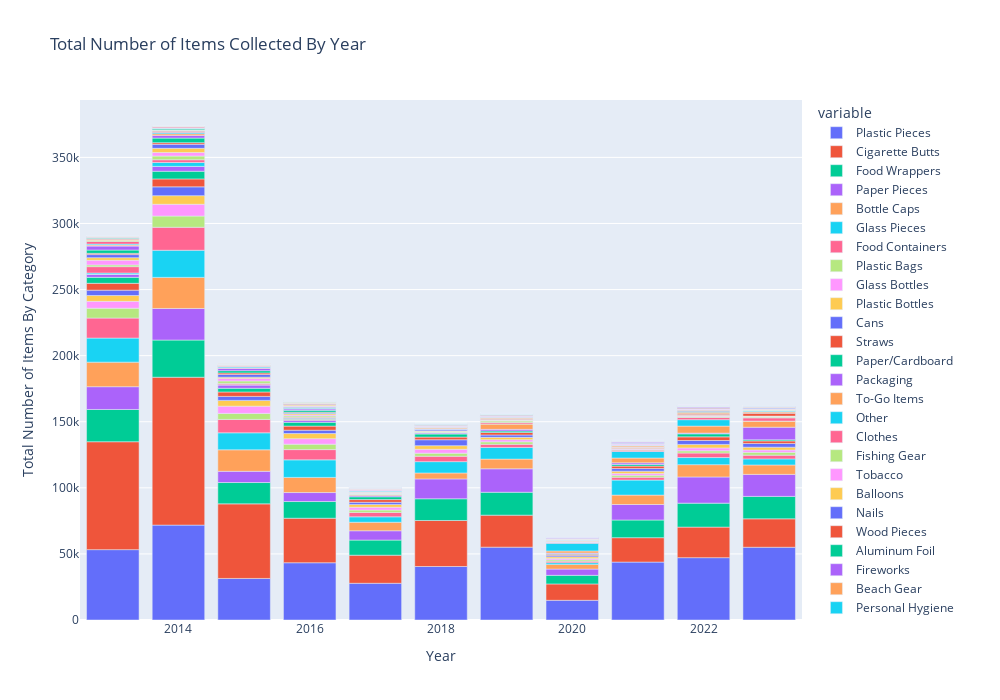

This figure's notebook cell:
### Code cell
# Bar plot of items per year
item_cols = list(col_config.loc[col_config['material'].notnull()]['name'])
annual_items = annual_data[annual_data.columns.intersection(item_cols)]
fig = px.bar(annual_items, x=annual_items.index, y=annual_items.columns, title="Total Number of Items Collected By Year")
fig.update_layout(
    autosize=False,
    width=1000,
    height=700,
    yaxis_title='Total Number of Items By Category',
    xaxis_title='Year',
)
fig.show()
# Bar plot of number of volunteers per year

### Figure 1 — Plotly figure (JSON) as saved in the notebook; plotly's stock layout.template omitted (floating-point values rounded to 4 significant figures)
{"data": [{"alignmentgroup": "True", "hovertemplate": "variable=Plastic Pieces<br>index=%{x}<br>value=%{y}<extra></extra>", "legendgroup": "Plastic Pieces", "marker": {"color": "#636efa", "pattern": {"shape": ""}}, "name": "Plastic Pieces", "offsetgroup": "Plastic Pieces", "orientation": "v", "showlegend": true, "textposition": "auto", "type": "bar", "x": [2013, 2014, 2015, 2016, 2017, 2018, 2019, 2020, 2021, 2022, 2023], "xaxis": "x", "y": [53236, 71803, 31440, 43322, 27790.0, 40469, 55116, 14907, 43820, 47164, 55038], "yaxis": "y"}, {"alignmentgroup": "True", "hovertemplate": "variable=Cigarette Butts<br>index=%{x}<br>value=%{y}<extra></extra>", "legendgroup": "Cigarette Butts", "marker": {"color": "#EF553B", "pattern": {"shape": ""}}, "name": "Cigarette Butts", "offsetgroup": "Cigarette Butts", "orientation": "v", "showlegend": true, "textposition": "auto", "type": "bar", "x": [2013, 2014, 2015, 2016, 2017, 2018, 2019, 2020, 2021, 2022, 2023], "xaxis": "x", "y": [81642, 111884, 56423, 33684, 21251, 34815, 24202, 12380, 18464, 23115, 21498], "yaxis": "y"}, {"alignmentgroup": "True", "hovertemplate": "variable=Food Wrappers<br>index=%{x}<br>value=%{y}<extra></extra>", "legendgroup": "Food Wrappers", "marker": {"color": "#00cc96", "pattern": {"shape": ""}}, "name": "Food Wrappers", "offsetgroup": "Food Wrappers", "orientation": "v", "showlegend": true, "textposition": "auto", "type": "bar", "x": [2013, 2014, 2015, 2016, 2017, 2018, 2019, 2020, 2021, 2022, 2023], "xaxis": "x", "y": [24397, 28110, 16142, 12632, 11425, 16437, 17333, 6513, 13373, 18128, 16988], "yaxis": "y"}, {"alignmentgroup": "True", "hovertemplate": "variable=Paper Pieces<br>index=%{x}<br>value=%{y}<extra></extra>", "legendgroup": "Paper Pieces", "marker": {"color": "#ab63fa", "pattern": {"shape": ""}}, "name": "Paper Pieces", "offsetgroup": "Paper Pieces", "orientation": "v", "showlegend": true, "textposition": "auto", "type": "bar", "x": [2013, 2014, 2015, 2016, 2017, 2018, 2019, 2020, 2021, 2022, 2023], "xaxis": "x", "y": [17242, 23901, 8493, 6783, 7043, 15017, 17738, 4727, 11733, 19817, 16650], "yaxis": "y"}, {"alignmentgroup": "True", "hovertemplate": "variable=Bottle Caps<br>index=%{x}<br>value=%{y}<extra></extra>", "legendgroup": "Bottle Caps", "marker": {"color": "#FFA15A", "pattern": {"shape": ""}}, "name": "Bottle Caps", "offsetgroup": "Bottle Caps", "orientation": "v", "showlegend": true, "textposition": "auto", "type": "bar", "x": [2013, 2014, 2015, 2016, 2017, 2018, 2019, 2020, 2021, 2022, 2023], "xaxis": "x", "y": [18575, 23512, 16270, 11453, 6458, 4500, 7330, 3552, 7110, 9305, 7124], "yaxis": "y"}, {"alignmentgroup": "True", "hovertemplate": "variable=Glass Pieces<br>index=%{x}<br>value=%{y}<extra></extra>", "legendgroup": "Glass Pieces", "marker": {"color": "#19d3f3", "pattern": {"shape": ""}}, "name": "Glass Pieces", "offsetgroup": "Glass Pieces", "orientation": "v", "showlegend": true, "textposition": "auto", "type": "bar", "x": [2013, 2014, 2015, 2016, 2017, 2018, 2019, 2020, 2021, 2022, 2023], "xaxis": "x", "y": [18196, 20532, 12865, 13290, 4103, 8584, 8823, 1288, 11356, 5369, 4605], "yaxis": "y"}, {"alignmentgroup": "True", "hovertemplate": "variable=Food Containers<br>index=%{x}<br>value=%{y}<extra></extra>", "legendgroup": "Food Containers", "marker": {"color": "#FF6692", "pattern": {"shape": ""}}, "name": "Food Containers", "offsetgroup": "Food Containers", "orientation": "v", "showlegend": true, "textposition": "auto", "type": "bar", "x": [2013, 2014, 2015, 2016, 2017, 2018, 2019, 2020, 2021, 2022, 2023], "xaxis": "x", "y": [15153, 17390, 10112, 7759, 3332, 4069, 2394.0, 1071, 2185, 3438, 2814], "yaxis": "y"}, {"alignmentgroup": "True", "hovertemplate": "variable=Plastic Bags<br>index=%{x}<br>value=%{y}<extra></extra>", "legendgroup": "Plastic Bags", "marker": {"color": "#B6E880", "pattern": {"shape": ""}}, "name": "Plastic Bags", "offsetgroup": "Plastic Bags", "orientation": "v", "showlegend": true, "textposition": "auto", "type": "bar", "x": [2013, 2014, 2015, 2016, 2017, 2018, 2019, 2020, 2021, 2022, 2023], "xaxis": "x", "y": [7448, 8479, 4580, 4120, 1773, 2311, 1858, 1102, 1488, 1644, 2146], "yaxis": "y"}, {"alignmentgroup": "True", "hovertemplate": "variable=Glass Bottles<br>index=%{x}<br>value=%{y}<extra></extra>", "legendgroup": "Glass Bottles", "marker": {"color": "#FF97FF", "pattern": {"shape": ""}}, "name": "Glass Bottles", "offsetgroup": "Glass Bottles", "orientation": "v", "showlegend": true, "textposition": "auto", "type": "bar", "x": [2013, 2014, 2015, 2016, 2017, 2018, 2019, 2020, 2021, 2022, 2023], "xaxis": "x", "y": [5210, 8923, 5470, 4165, 2142, 2933, 1669, 1010, 1355, 2238, 1715], "yaxis": "y"}, {"alignmentgroup": "True", "hovertemplate": "variable=Plastic Bottles<br>index=%{x}<br>value=%{y}<extra></extra>", "legendgroup": "Plastic Bottles", "marker": {"color": "#FECB52", "pattern": {"shape": ""}}, "name": "Plastic Bottles", "offsetgroup": "Plastic Bottles", "orientation": "v", "showlegend": true, "textposition": "auto", "type": "bar", "x": [2013, 2014, 2015, 2016, 2017, 2018, 2019, 2020, 2021, 2022, 2023], "xaxis": "x", "y": [4396, 6521, 4369, 3851, 2134.0, 2775, 1727, 1214, 1731, 2612, 2174], "yaxis": "y"}, {"alignmentgroup": "True", "hovertemplate": "variable=Cans<br>index=%{x}<br>value=%{y}<extra></extra>", "legendgroup": "Cans", "marker": {"color": "#636efa", "pattern": {"shape": ""}}, "name": "Cans", "offsetgroup": "Cans", "orientation": "v", "showlegend": true, "textposition": "auto", "type": "bar", "x": [2013, 2014, 2015, 2016, 2017, 2018, 2019, 2020, 2021, 2022, 2023], "xaxis": "x", "y": [4064, 6657, 3007, 2549, 1621, 4480, 1802, 1049, 1967, 2970, 2826], "yaxis": "y"}, {"alignmentgroup": "True", "hovertemplate": "variable=Straws<br>index=%{x}<br>value=%{y}<extra></extra>", "legendgroup": "Straws", "marker": {"color": "#EF553B", "pattern": {"shape": ""}}, "name": "Straws", "offsetgroup": "Straws", "orientation": "v", "showlegend": true, "textposition": "auto", "type": "bar", "x": [2013, 2014, 2015, 2016, 2017, 2018, 2019, 2020, 2021, 2022, 2023], "xaxis": "x", "y": [5167, 6001, 3346, 3089, 2043, 1997, 1942, 981, 1851, 2754, 1910], "yaxis": "y"}, {"alignmentgroup": "True", "hovertemplate": "variable=Paper/Cardboard<br>index=%{x}<br>value=%{y}<extra></extra>", "legendgroup": "Paper/Cardboard", "marker": {"color": "#00cc96", "pattern": {"shape": ""}}, "name": "Paper/Cardboard", "offsetgroup": "Paper/Cardboard", "orientation": "v", "showlegend": true, "textposition": "auto", "type": "bar", "x": [2013, 2014, 2015, 2016, 2017, 2018, 2019, 2020, 2021, 2022, 2023], "xaxis": "x", "y": [4518, 5800, 2788, 2880, 2123, 2337, 1102, 326, 1206, 2300, 853], "yaxis": "y"}, {"alignmentgroup": "True", "hovertemplate": "variable=Packaging<br>index=%{x}<br>value=%{y}<extra></extra>", "legendgroup": "Packaging", "marker": {"color": "#ab63fa", "pattern": {"shape": ""}}, "name": "Packaging", "offsetgroup": "Packaging", "orientation": "v", "showlegend": true, "textposition": "auto", "type": "bar", "x": [2013, 2014, 2015, 2016, 2017, 2018, 2019, 2020, 2021, 2022, 2023], "xaxis": "x", "y": [2297, 3681, 2625, 1521, 880, 727, 1199, 572, 1279, 550, 9523], "yaxis": "y"}, {"alignmentgroup": "True", "hovertemplate": "variable=To-Go Items<br>index=%{x}<br>value=%{y}<extra></extra>", "legendgroup": "To-Go Items", "marker": {"color": "#FFA15A", "pattern": {"shape": ""}}, "name": "To-Go Items", "offsetgroup": "To-Go Items", "orientation": "v", "showlegend": true, "textposition": "auto", "type": "bar", "x": [2013, 2014, 2015, 2016, 2017, 2018, 2019, 2020, 2021, 2022, 2023], "xaxis": "x", "y": [0, 0, 0, 746, 935, 363, 4123, 1549, 3633, 5294, 4652], "yaxis": "y"}, {"alignmentgroup": "True", "hovertemplate": "variable=Other<br>index=%{x}<br>value=%{y}<extra></extra>", "legendgroup": "Other", "marker": {"color": "#19d3f3", "pattern": {"shape": ""}}, "name": "Other", "offsetgroup": "Other", "orientation": "v", "showlegend": true, "textposition": "auto", "type": "bar", "x": [2013, 2014, 2015, 2016, 2017, 2018, 2019, 2020, 2021, 2022, 2023], "xaxis": "x", "y": [998, 2949, 137, 782, 15, 0, 0, 5811, 4941, 4878, 0], "yaxis": "y"}, {"alignmentgroup": "True", "hovertemplate": "variable=Clothes<br>index=%{x}<br>value=%{y}<extra></extra>", "legendgroup": "Clothes", "marker": {"color": "#FF6692", "pattern": {"shape": ""}}, "name": "Clothes", "offsetgroup": "Clothes", "orientation": "v", "showlegend": true, "textposition": "auto", "type": "bar", "x": [2013, 2014, 2015, 2016, 2017, 2018, 2019, 2020, 2021, 2022, 2023], "xaxis": "x", "y": [4809, 2069, 944, 777, 6, 0, 1017, 479, 1012, 1672, 2428], "yaxis": "y"}, {"alignmentgroup": "True", "hovertemplate": "variable=Fishing Gear<br>index=%{x}<br>value=%{y}<extra></extra>", "legendgroup": "Fishing Gear", "marker": {"color": "#B6E880", "pattern": {"shape": ""}}, "name": "Fishing Gear", "offsetgroup": "Fishing Gear", "orientation": "v", "showlegend": true, "textposition": "auto", "type": "bar", "x": [2013, 2014, 2015, 2016, 2017, 2018, 2019, 2020, 2021, 2022, 2023], "xaxis": "x", "y": [1288, 2820, 1827, 1024, 793, 637, 1129, 193, 545, 791, 679], "yaxis": "y"}, {"alignmentgroup": "True", "hovertemplate": "variable=Tobacco<br>index=%{x}<br>value=%{y}<extra></extra>", "legendgroup": "Tobacco", "marker": {"color": "#FF97FF", "pattern": {"shape": ""}}, "name": "Tobacco", "offsetgroup": "Tobacco", "orientation": "v", "showlegend": true, "textposition": "auto", "type": "bar", "x": [2013, 2014, 2015, 2016, 2017, 2018, 2019, 2020, 2021, 2022, 2023], "xaxis": "x", "y": [3524, 2675, 1931, 691, 155, 148, 453, 394, 552, 362, 212], "yaxis": "y"}, {"alignmentgroup": "True", "hovertemplate": "variable=Balloons<br>index=%{x}<br>value=%{y}<extra></extra>", "legendgroup": "Balloons", "marker": {"color": "#FECB52", "pattern": {"shape": ""}}, "name": "Balloons", "offsetgroup": "Balloons", "orientation": "v", "showlegend": true, "textposition": "auto", "type": "bar", "x": [2013, 2014, 2015, 2016, 2017, 2018, 2019, 2020, 2021, 2022, 2023], "xaxis": "x", "y": [1987, 3151, 956, 947, 347, 558, 368, 162, 427, 446, 433], "yaxis": "y"}, {"alignmentgroup": "True", "hovertemplate": "variable=Nails<br>index=%{x}<br>value=%{y}<extra></extra>", "legendgroup": "Nails", "marker": {"color": "#636efa", "pattern": {"shape": ""}}, "name": "Nails", "offsetgroup": "Nails", "orientation": "v", "showlegend": true, "textposition": "auto", "type": "bar", "x": [2013, 2014, 2015, 2016, 2017, 2018, 2019, 2020, 2021, 2022, 2023], "xaxis": "x", "y": [2325, 3037, 2081, 621, 111, 1359, 0, 0, 0, 0, 0], "yaxis": "y"}, {"alignmentgroup": "True", "hovertemplate": "variable=Wood Pieces<br>index=%{x}<br>value=%{y}<extra></extra>", "legendgroup": "Wood Pieces", "marker": {"color": "#EF553B", "pattern": {"shape": ""}}, "name": "Wood Pieces", "offsetgroup": "Wood Pieces", "orientation": "v", "showlegend": true, "textposition": "auto", "type": "bar", "x": [2013, 2014, 2015, 2016, 2017, 2018, 2019, 2020, 2021, 2022, 2023], "xaxis": "x", "y": [937.5, 1236, 1133, 571, 27, 0, 799, 227, 547, 1130, 2448], "yaxis": "y"}, {"alignmentgroup": "True", "hovertemplate": "variable=Aluminum Foil<br>index=%{x}<br>value=%{y}<extra></extra>", "legendgroup": "Aluminum Foil", "marker": {"color": "#00cc96", "pattern": {"shape": ""}}, "name": "Aluminum Foil", "offsetgroup": "Aluminum Foil", "orientation": "v", "showlegend": true, "textposition": "auto", "type": "bar", "x": [2013, 2014, 2015, 2016, 2017, 2018, 2019, 2020, 2021, 2022, 2023], "xaxis": "x", "y": [2478, 3453, 1697, 1386, 0, 35, 0, 0, 0, 0, 0], "yaxis": "y"}, {"alignmentgroup": "True", "hovertemplate": "variable=Fireworks<br>index=%{x}<br>value=%{y}<extra></extra>", "legendgroup": "Fireworks", "marker": {"color": "#ab63fa", "pattern": {"shape": ""}}, "name": "Fireworks", "offsetgroup": "Fireworks", "orientation": "v", "showlegend": true, "textposition": "auto", "type": "bar", "x": [2013, 2014, 2015, 2016, 2017, 2018, 2019, 2020, 2021, 2022, 2023], "xaxis": "x", "y": [3018, 2031, 1759, 1051, 152, 151, 55, 1, 42, 51, 2], "yaxis": "y"}, {"alignmentgroup": "True", "hovertemplate": "variable=Beach Gear<br>index=%{x}<br>value=%{y}<extra></extra>", "legendgroup": "Beach Gear", "marker": {"color": "#FFA15A", "pattern": {"shape": ""}}, "name": "Beach Gear", "offsetgroup": "Beach Gear", "orientation": "v", "showlegend": true, "textposition": "auto", "type": "bar", "x": [2013, 2014, 2015, 2016, 2017, 2018, 2019, 2020, 2021, 2022, 2023], "xaxis": "x", "y": [747, 1244, 444, 347, 235, 706, 648, 638, 965, 1194, 918], "yaxis": "y"}, {"alignmentgroup": "True", "hovertemplate": "variable=Personal Hygiene<br>index=%{x}<br>value=%{y}<extra></extra>", "legendgroup": "Personal Hygiene", "marker": {"color": "#19d3f3", "pattern": {"shape": ""}}, "name": "Personal Hygiene", "offsetgroup": "Personal Hygiene", "orientation": "v", "showlegend": true, "textposition": "auto", "type": "bar", "x": [2013, 2014, 2015, 2016, 2017, 2018, 2019, 2020, 2021, 2022, 2023], "xaxis": "x", "y": [768, 968, 789, 945, 615.5, 377, 541, 346, 601, 806, 593], "yaxis": "y"}, {"alignmentgroup": "True", "hovertemplate": "variable=Lighters<br>index=%{x}<br>value=%{y}<extra></extra>", "legendgroup": "Lighters", "marker": {"color": "#FF6692", "pattern": {"shape": ""}}, "name": "Lighters", "offsetgroup": "Lighters", "orientation": "v", "showlegend": true, "textposition": "auto", "type": "bar", "x": [2013, 2014, 2015, 2016, 2017, 2018, 2019, 2020, 2021, 2022, 2023], "xaxis": "x", "y": [2033, 1018, 526, 353, 200, 235, 162, 50, 125, 665, 359], "yaxis": "y"}, {"alignmentgroup": "True", "hovertemplate": "variable=Bandaids<br>index=%{x}<br>value=%{y}<extra></extra>", "legendgroup": "Bandaids", "marker": {"color": "#B6E880", "pattern": {"shape": ""}}, "name": "Bandaids", "offsetgroup": "Bandaids", "orientation": "v", "showlegend": true, "textposition": "auto", "type": "bar", "x": [2013, 2014, 2015, 2016, 2017, 2018, 2019, 2020, 2021, 2022, 2023], "xaxis": "x", "y": [737, 899, 363, 248, 316, 349, 356, 86, 270, 418, 277], "yaxis": "y"}, {"alignmentgroup": "True", "hovertemplate": "variable=Lids<br>index=%{x}<br>value=%{y}<extra></extra>", "legendgroup": "Lids", "marker": {"color": "#FF97FF", "pattern": {"shape": ""}}, "name": "Lids", "offsetgroup": "Lids", "orientation": "v", "showlegend": true, "textposition": "auto", "type": "bar", "x": [2013, 2014, 2015, 2016, 2017, 2018, 2019, 2020, 2021, 2022, 2023], "xaxis": "x", "y": [0, 0, 0, 549, 852, 465, 540, 411, 532, 465, 496], "yaxis": "y"}, {"alignmentgroup": "True", "hovertemplate": "variable=Construction Materials<br>index=%{x}<br>value=%{y}<extra></extra>", "legendgroup": "Construction Materials", "marker": {"color": "#FECB52", "pattern": {"shape": ""}}, "name": "Construction Materials", "offsetgroup": "Construction Materials", "orientation": "v", "showlegend": true, "textposition": "auto", "type": "bar", "x": [2013, 2014, 2015, 2016, 2017, 2018, 2019, 2020, 2021, 2022, 2023], "xaxis": "x", "y": [722, 172, 0, 742, 241, 461, 554, 166, 456, 276, 386], "yaxis": "y"}, {"alignmentgroup": "True", "hovertemplate": "variable=Utensils<br>index=%{x}<br>value=%{y}<extra></extra>", "legendgroup": "Utensils", "marker": {"color": "#636efa", "pattern": {"shape": ""}}, "name": "Utensils", "offsetgroup": "Utensils", "orientation": "v", "showlegend": true, "textposition": "auto", "type": "bar", "x": [2013, 2014, 2015, 2016, 2017, 2018, 2019, 2020, 2021, 2022, 2023], "xaxis": "x", "y": [0, 0, 0, 426, 474, 389, 292, 453, 360, 434, 645], "yaxis": "y"}, {"alignmentgroup": "True", "hovertemplate": "variable=Strapping Bands<br>index=%{x}<br>value=%{y}<extra></extra>", "legendgroup": "Strapping Bands", "marker": {"color": "#EF553B", "pattern": {"shape": ""}}, "name": "Strapping Bands", "offsetgroup": "Strapping Bands", "orientation": "v", "showlegend": true, "textposition": "auto", "type": "bar", "x": [2013, 2014, 2015, 2016, 2017, 2018, 2019, 2020, 2021, 2022, 2023], "xaxis": "x", "y": [581, 65, 1, 431, 193, 255, 271, 208, 326, 399, 273], "yaxis": "y"}, {"alignmentgroup": "True", "hovertemplate": "variable=6-Pack Holders<br>index=%{x}<br>value=%{y}<extra></extra>", "legendgroup": "6-Pack Holders", "marker": {"color": "#00cc96", "pattern": {"shape": ""}}, "name": "6-Pack Holders", "offsetgroup": "6-Pack Holders", "orientation": "v", "showlegend": true, "textposition": "auto", "type": "bar", "x": [2013, 2014, 2015, 2016, 2017, 2018, 2019, 2020, 2021, 2022, 2023], "xaxis": "x", "y": [624, 909, 301, 130, 45, 34, 77, 0, 36, 97, 41], "yaxis": "y"}, {"alignmentgroup": "True", "hovertemplate": "variable=PPE<br>index=%{x}<br>value=%{y}<extra></extra>", "legendgroup": "PPE", "marker": {"color": "#ab63fa", "pattern": {"shape": ""}}, "name": "PPE", "offsetgroup": "PPE", "orientation": "v", "showlegend": true, "textposition": "auto", "type": "bar", "x": [2013, 2014, 2015, 2016, 2017, 2018, 2019, 2020, 2021, 2022, 2023], "xaxis": "x", "y": [0, 0, 0, 0, 0, 0, 0, 720, 718, 630, 186], "yaxis": "y"}, {"alignmentgroup": "True", "hovertemplate": "variable=Batteries<br>index=%{x}<br>value=%{y}<extra></extra>", "legendgroup": "Batteries", "marker": {"color": "#FFA15A", "pattern": {"shape": ""}}, "name": "Batteries", "offsetgroup": "Batteries", "orientation": "v", "showlegend": true, "textposition": "auto", "type": "bar", "x": [2013, 2014, 2015, 2016, 2017, 2018, 2019, 2020, 2021, 2022, 2023], "xaxis": "x", "y": [245, 219, 167, 224, 453, 148, 77, 32, 68, 125, 483], "yaxis": "y"}, {"alignmentgroup": "True", "hovertemplate": "variable=Syringes<br>index=%{x}<br>value=%{y}<extra></extra>", "legendgroup": "Syringes", "marker": {"color": "#19d3f3", "pattern": {"shape": ""}}, "name": "Syringes", "offsetgroup": "Syringes", "orientation": "v", "showlegend": true, "textposition": "auto", "type": "bar", "x": [2013, 2014, 2015, 2016, 2017, 2018, 2019, 2020, 2021, 2022, 2023], "xaxis": "x", "y": [140, 164, 215, 376, 136, 242, 156, 44, 101, 202, 283], "yaxis": "y"}, {"alignmentgroup": "True", "hovertemplate": "variable=Footwear<br>index=%{x}<br>value=%{y}<extra></extra>", "legendgroup": "Footwear", "marker": {"color": "#FF6692", "pattern": {"shape": ""}}, "name": "Footwear", "offsetgroup": "Footwear", "orientation": "v", "showlegend": true, "textposition": "auto", "type": "bar", "x": [2013, 2014, 2015, 2016, 2017, 2018, 2019, 2020, 2021, 2022, 2023], "xaxis": "x", "y": [539, 803.5, 321, 296, 1, 0, 0, 0, 0, 16, 30], "yaxis": "y"}, {"alignmentgroup": "True", "hovertemplate": "variable=Cigar Tips<br>index=%{x}<br>value=%{y}<extra></extra>", "legendgroup": "Cigar Tips", "marker": {"color": "#B6E880", "pattern": {"shape": ""}}, "name": "Cigar Tips", "offsetgroup": "Cigar Tips", "orientation": "v", "showlegend": true, "textposition": "auto", "type": "bar", "x": [2013, 2014, 2015, 2016, 2017, 2018, 2019, 2020, 2021, 2022, 2023], "xaxis": "x", "y": [0, 183, 4, 359, 171, 204, 278, 1, 196, 128, 13], "yaxis": "y"}, {"alignmentgroup": "True", "hovertemplate": "variable=Rope<br>index=%{x}<br>value=%{y}<extra></extra>", "legendgroup": "Rope", "marker": {"color": "#FF97FF", "pattern": {"shape": ""}}, "name": "Rope", "offsetgroup": "Rope", "orientation": "v", "showlegend": true, "textposition": "auto", "type": "bar", "x": [2013, 2014, 2015, 2016, 2017, 2018, 2019, 2020, 2021, 2022, 2023], "xaxis": "x", "y": [0, 0, 71, 572, 126, 136, 296, 7, 148, 64, 3], "yaxis": "y"}, {"alignmentgroup": "True", "hovertemplate": "variable=Tires<br>index=%{x}<br>value=%{y}<extra></extra>", "legendgroup": "Tires", "marker": {"color": "#FECB52", "pattern": {"shape": ""}}, "name": "Tires", "offsetgroup": "Tires", "orientation": "v", "showlegend": true, "textposition": "auto", "type": "bar", "x": [2013, 2014, 2015, 2016, 2017, 2018, 2019, 2020, 2021, 2022, 2023], "xaxis": "x", "y": [112, 195, 108, 71, 48, 35.25, 37, 21, 19, 27, 11], "yaxis": "y"}, {"alignmentgroup": "True", "hovertemplate": "variable=Bagged Pet Waste<br>index=%{x}<br>value=%{y}<extra></extra>", "legendgroup": "Bagged Pet Waste", "marker": {"color": "#636efa", "pattern": {"shape": ""}}, "name": "Bagged Pet Waste", "offsetgroup": "Bagged Pet Waste", "orientation": "v", "showlegend": true, "textposition": "auto", "type": "bar", "x": [2013, 2014, 2015, 2016, 2017, 2018, 2019, 2020, 2021, 2022, 2023], "xaxis": "x", "y": [111, 0, 0, 0, 0, 0, 0, 70, 159, 169, 127], "yaxis": "y"}, {"alignmentgroup": "True", "hovertemplate": "variable=Beverage Pouches<br>index=%{x}<br>value=%{y}<extra></extra>", "legendgroup": "Beverage Pouches", "marker": {"color": "#EF553B", "pattern": {"shape": ""}}, "name": "Beverage Pouches", "offsetgroup": "Beverage Pouches", "orientation": "v", "showlegend": true, "textposition": "auto", "type": "bar", "x": [2013, 2014, 2015, 2016, 2017, 2018, 2019, 2020, 2021, 2022, 2023], "xaxis": "x", "y": [0, 0, 0, 0, 0, 0, 0, 240, 49, 172, 164], "yaxis": "y"}, {"alignmentgroup": "True", "hovertemplate": "variable=Appliances<br>index=%{x}<br>value=%{y}<extra></extra>", "legendgroup": "Appliances", "marker": {"color": "#00cc96", "pattern": {"shape": ""}}, "name": "Appliances", "offsetgroup": "Appliances", "orientation": "v", "showlegend": true, "textposition": "auto", "type": "bar", "x": [2013, 2014, 2015, 2016, 2017, 2018, 2019, 2020, 2021, 2022, 2023], "xaxis": "x", "y": [147, 127, 46, 64, 42, 18, 23, 0, 22, 5, 70], "yaxis": "y"}, {"alignmentgroup": "True", "hovertemplate": "variable=E-Waste<br>index=%{x}<br>value=%{y}<extra></extra>", "legendgroup": "E-Waste", "marker": {"color": "#ab63fa", "pattern": {"shape": ""}}, "name": "E-Waste", "offsetgroup": "E-Waste", "orientation": "v", "showlegend": true, "textposition": "auto", "type": "bar", "x": [2013, 2014, 2015, 2016, 2017, 2018, 2019, 2020, 2021, 2022, 2023], "xaxis": "x", "y": [0, 0, 0, 0, 0, 0, 0, 38, 124, 73, 112], "yaxis": "y"}, {"alignmentgroup": "True", "hovertemplate": "variable=Car Parts<br>index=%{x}<br>value=%{y}<extra></extra>", "legendgroup": "Car Parts", "marker": {"color": "#FFA15A", "pattern": {"shape": ""}}, "name": "Car Parts", "offsetgroup": "Car Parts", "orientation": "v", "showlegend": true, "textposition": "auto", "type": "bar", "x": [2013, 2014, 2015, 2016, 2017, 2018, 2019, 2020, 2021, 2022, 2023], "xaxis": "x", "y": [31, 101, 52, 76, 0, 0, 0, 0, 0, 0, 0], "yaxis": "y"}, {"alignmentgroup": "True", "hovertemplate": "variable=Bikes<br>index=%{x}<br>value=%{y}<extra></extra>", "legendgroup": "Bikes", "marker": {"color": "#19d3f3", "pattern": {"shape": ""}}, "name": "Bikes", "offsetgroup": "Bikes", "orientation": "v", "showlegend": true, "textposition": "auto", "type": "bar", "x": [2013, 2014, 2015, 2016, 2017, 2018, 2019, 2020, 2021, 2022, 2023], "xaxis": "x", "y": [62, 70, 18, 49, 0, 0, 0, 0, 0, 0, 0], "yaxis": "y"}], "layout": {"autosize": false, "barmode": "relative", "height": 700, "legend": {"title": {"text": "variable"}, "tracegroupgap": 0}, "title": {"text": "Total Number of Items Collected By Year"}, "width": 1000, "xaxis": {"anchor": "y", "autorange": true, "domain": [0, 1], "range": [2012.0, 2024.0], "title": {"text": "Year"}, "type": "linear"}, "yaxis": {"anchor": "x", "autorange": true, "domain": [0, 1], "range": [0, 393400.0], "title": {"text": "Total Number of Items By Category"}, "type": "linear"}}}
